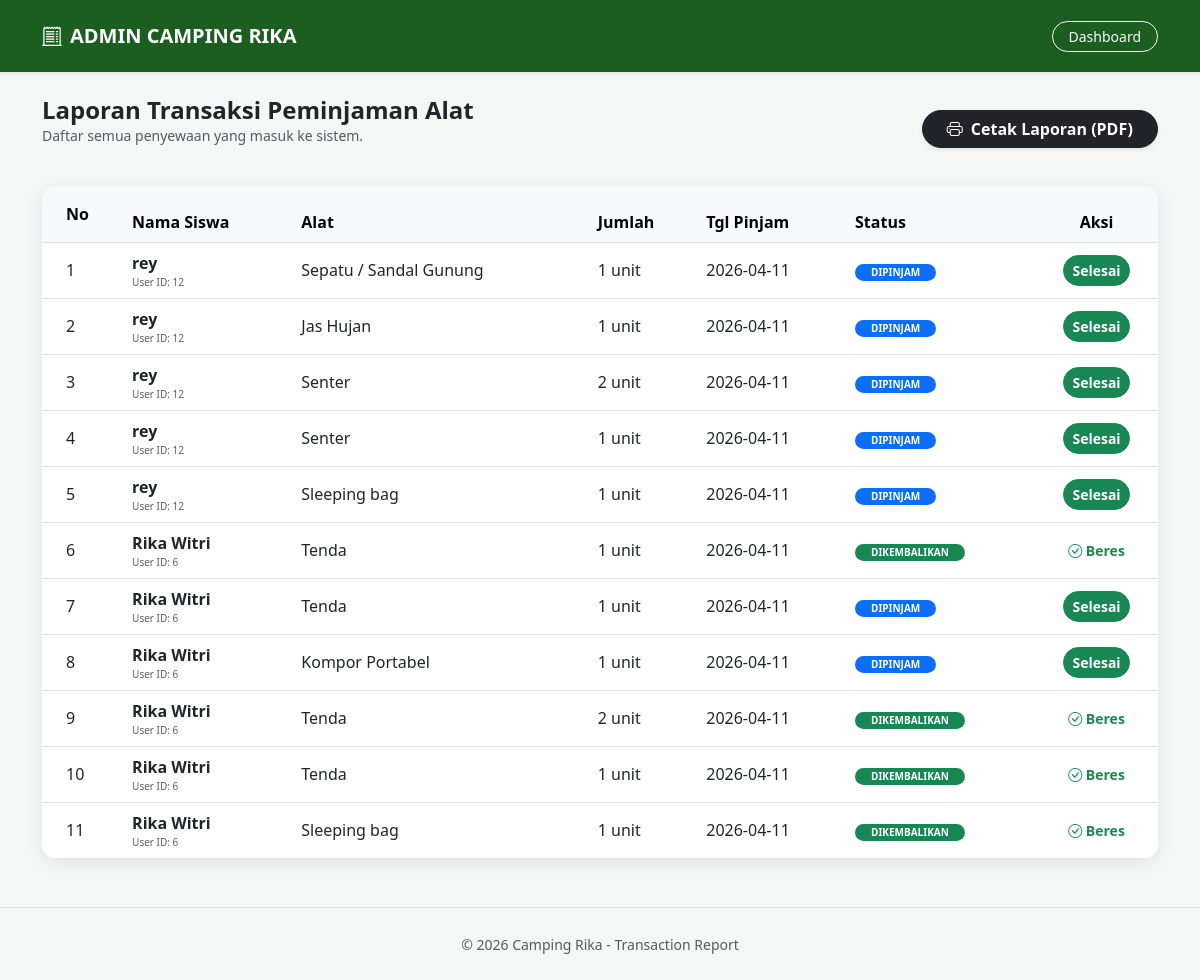
Screenshot of /peminjaman_alat_camping_rika/data_peminjaman_admin.php (signed in) with the database file from the repository.
### tables this page shows
CREATE TABLE `tabel_peminjaman` (
  `id_peminjaman` int NOT NULL,
  `id_alat` int NOT NULL,
  `id_user` int NOT NULL,
  `tanggal_pinjam` date NOT NULL,
  `tanggal_kembali` date NOT NULL,
  `total_harga` decimal(10,0) NOT NULL,
  `status` enum('dipinjam','dikembalikan','dibatalkan') NOT NULL,
  `jumlah` int NOT NULL
);

CREATE TABLE `tabel_user` (
  `id_user` int NOT NULL,
  `nama` varchar(100) NOT NULL,
  `email` varchar(100) NOT NULL,
  `no_hp` varchar(15) DEFAULT NULL,
  `alamat` text,
  `role` enum('admin','petugas','peminjam') NOT NULL DEFAULT 'peminjam',
  `password` varchar(255) NOT NULL
);

CREATE TABLE `tabel_alat` (
  `id_alat` int NOT NULL,
  `nama_alat` varchar(100) NOT NULL,
  `kategori` varchar(50) NOT NULL,
  `harga_sewa_perhari` decimal(12,2) NOT NULL,
  `stok` int NOT NULL,
  `kondisi` varchar(50) NOT NULL
);

### peminjaman_alat_camping_rika/data_peminjaman_admin.php (the view, shortened to what this page needs)
<?php
include 'koneksi.php';
?>
<!DOCTYPE html>
<html lang="id">
<head>
    <link href="https://cdn.jsdelivr.net/npm/bootstrap@5.3.0/dist/css/bootstrap.min.css" rel="stylesheet">
    <link rel="stylesheet" href="https://cdn.jsdelivr.net/npm/bootstrap-icons@1.11.1/font/bootstrap-icons.css">
</head>
<body>
<nav class="navbar navbar-custom p-3 mb-4 shadow-sm no-print">
    <div class="container">
        <span class="navbar-brand fw-bold text-white"><i class="bi bi-receipt-cutoff me-2"></i>ADMIN CAMPING RIKA</span>
        <a href="dashboard_admin.php" class="btn btn-outline-light btn-sm rounded-pill px-3">Dashboard</a>
    </div>
</nav>
<div class="container">
    <div class="d-flex justify-content-between align-items-center mb-4">
        <div>
            <h4 class="fw-bold mb-0">Laporan Transaksi Peminjaman Alat</h4>
            <p class="text-muted small no-print">Daftar semua penyewaan yang masuk ke sistem.</p>
        </div>
        <div class="no-print">
            <button onclick="window.print()" class="btn btn-dark rounded-pill px-4 fw-bold shadow-sm">
                <i class="bi bi-printer me-1"></i> Cetak Laporan (PDF)
            </button>
        </div>
    </div>
    <div class="card card-table overflow-hidden">
        <div class="card-body p-0">
            <div class="table-responsive">
                <table class="table table-hover align-middle mb-0">
                    <thead class="table-light">
                        <tr>
                            <th class="ps-4 py-3">No</th>
                            <th>Nama Siswa</th>
                            <th>Alat</th>
                            <th>Jumlah</th>
                            <th>Tgl Pinjam</th>
                            <th>Status</th>
                            <th class="text-center no-print">Aksi</th>
                        </tr>
                    </thead>
                    <tbody>
                        <?php
                        $no = 1;
                        $sql = "SELECT p.*, a.nama_alat, u.nama as nama_siswa
                                FROM tabel_peminjaman p
                                LEFT JOIN tabel_alat a ON p.id_alat = a.id_alat
                                LEFT JOIN tabel_user u ON p.id_user = u.id_user
                                ORDER BY p.id_peminjaman DESC";
                        $query = mysqli_query($conn, $sql);
                        while ($row = mysqli_fetch_array($query)) {
                            $st = strtolower($row['status']);
                            $badge = "bg-warning text-dark";
                            if ($st == 'dipinjam') $badge = "bg-primary text-white";
                            if ($st == 'kembali' || $st == 'dikembalikan') $badge = "bg-success text-white";
                        ?>
                        <tr>
                            <td class="ps-4"><?= $no++; ?></td>
                            <td>
                                <div class="fw-bold"><?= $row['nama_siswa'] ?? 'User ID: '.$row['id_user']; ?></div>
                                <small class="text-muted d-block" style="font-size: 10px;">User ID: <?= $row['id_user']; ?></small>
                            </td>
                            <td><?= $row['nama_alat'] ?? 'Alat ID: '.$row['id_alat']; ?></td>
                            <td><?= $row['jumlah']; ?> unit</td>
                            <td><?= $row['tanggal_pinjam']; ?></td>
                            <td><span class="badge <?= $badge ?> rounded-pill px-3" style="font-size: 10px;"><?= strtoupper($row['status']); ?></span></td>
                            <td class="text-center no-print">
                                <?php if ($st == 'dipinjam') : ?>
                                    <a href="proses_kembali.php?id=<?= $row['id_peminjaman']; ?>" class="btn btn-success btn-sm rounded-pill fw-bold" onclick="return confirm('Konfirmasi pengembalian?')">Selesai</a>
                                <?php else : ?>
                                    <span class="text-success small fw-bold"><i class="bi bi-check-circle"></i> Beres</span>
                                <?php endif; ?>
                            </td>
                        </tr>
                        <?php } ?>
                    </tbody>
                </table>
            </div>
        </div>
    </div>
</div>
<footer class="text-center text-muted mt-5 py-4 no-print border-top">
    <small>&copy; 2026 Camping Rika - Transaction Report</small>
</footer>
</body>
</html>

### peminjaman_alat_camping_rika/data_peminjaman_admin.php (style rules this page uses)
body { background: #f4f7f6; font-family: 'Segoe UI', sans-serif; }
.navbar-custom { background: #1b5e20; color: white; }
.card-table { border: none; border-radius: 15px; box-shadow: 0 4px 20px rgba(0,0,0,0.08); }

### rows the page displays
tabel_peminjaman: tabel_user.nama "rey", id_user "12", id_alat.nama_alat "Sepatu / Sandal Gunung", jumlah "1", tanggal_pinjam "2026-04-11", status "DIPINJAM"
tabel_peminjaman: tabel_user.nama "rey", id_user "12", id_alat.nama_alat "Jas Hujan", jumlah "1", tanggal_pinjam "2026-04-11", status "DIPINJAM"
tabel_peminjaman: tabel_user.nama "rey", id_user "12", id_alat.nama_alat "Senter", jumlah "2", tanggal_pinjam "2026-04-11", status "DIPINJAM"
tabel_peminjaman: tabel_user.nama "rey", id_user "12", id_alat.nama_alat "Senter", jumlah "1", tanggal_pinjam "2026-04-11", status "DIPINJAM"
tabel_peminjaman: tabel_user.nama "rey", id_user "12", id_alat.nama_alat "Sleeping bag", jumlah "1", tanggal_pinjam "2026-04-11", status "DIPINJAM"
tabel_peminjaman: tabel_user.nama "Rika Witri", id_user "6", id_alat.nama_alat "Tenda", jumlah "1", tanggal_pinjam "2026-04-11", status "DIKEMBALIKAN", shows "Beres"
tabel_peminjaman: tabel_user.nama "Rika Witri", id_user "6", id_alat.nama_alat "Tenda", jumlah "1", tanggal_pinjam "2026-04-11", status "DIPINJAM"
tabel_peminjaman: tabel_user.nama "Rika Witri", id_user "6", id_alat.nama_alat "Kompor Portabel", jumlah "1", tanggal_pinjam "2026-04-11", status "DIPINJAM"
tabel_peminjaman: tabel_user.nama "Rika Witri", id_user "6", id_alat.nama_alat "Tenda", jumlah "2", tanggal_pinjam "2026-04-11", status "DIKEMBALIKAN", shows "Beres"
tabel_peminjaman: tabel_user.nama "Rika Witri", id_user "6", id_alat.nama_alat "Tenda", jumlah "1", tanggal_pinjam "2026-04-11", status "DIKEMBALIKAN", shows "Beres"
tabel_peminjaman: tabel_user.nama "Rika Witri", id_user "6", id_alat.nama_alat "Sleeping bag", jumlah "1", tanggal_pinjam "2026-04-11", status "DIKEMBALIKAN", shows "Beres"
